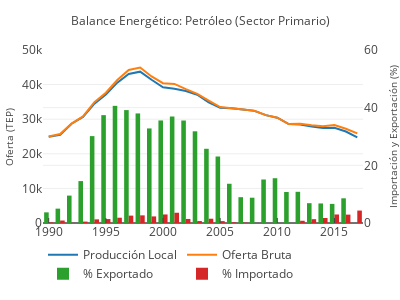

Notebook code cell kept with this figure:
### Markdown cell above
## Producción primaria

### Code cell
produccion_local_pet = go.Scatter(
    x=df_primaria.query('producto == "Petroleo"').anio,
    y=df_primaria.query('producto == "Petroleo"').produccion_local,
    name='Producción Local'
)

oferta_bruta_pet = go.Scatter(
    x=df_primaria.query('producto == "Petroleo"').anio,
    y=df_primaria.query('producto == "Petroleo"').oferta_bruta,
    name='Oferta Bruta'
)

importado_pet = go.Bar(
    x=df_primaria.query('producto == "Petroleo"').anio,
    y=df_primaria.query('producto == "Petroleo"').importado_pcnt,
    yaxis='y2',
    name='% Importado'
)

exportado_pet = go.Bar(
    x=df_primaria.query('producto == "Petroleo"').anio,
    y=df_primaria.query('producto == "Petroleo"').exportado_pcnt,
    yaxis='y2',
    name='% Exportado'
)

data = [produccion_local_pet,oferta_bruta_pet, exportado_pet,importado_pet]

layout = go.Layout(
    title='Balance Energético: Petróleo (Sector Primario)',
    yaxis=dict(
        title='Oferta (TEP)',
        range=[0, 45000],
    ),
    yaxis2=dict(
        title='Importación y Exportación (%)',
        overlaying='y',
        side='right',
        range=[0, 60]
    ),
    xaxis=dict(
        tickmode='linear',
        ticks='inside',
        tick0=1990,
        dtick=5
    ),
    legend=dict(orientation="h")
)
fig = go.Figure(data=data, layout=layout)

# configurar para que se vea bien en celulares
fig['layout'].update(height=300, width=400)
fig['layout']['margin'].update(l=25, r=25, b=50, t=50, pad=0)
fig['layout']['yaxis'].update(automargin=True, titlefont=dict(size=10))
fig['layout']['yaxis2'].update(automargin=True, titlefont=dict(size=10))
fig['layout']['yaxis'].update(range=[0,50000])
fig['layout']['title'].update(font=dict(size=12))

# visualizar localmente
iplot(fig, filename='balance-energetico-petroleo-primario')

# publicar
#py.iplot(fig, filename='balance-energetico-petroleo-primario', sharing='public')

### Figure 1 — Plotly figure (JSON) as saved in the notebook; plotly's stock layout.template omitted (floating-point values rounded to 4 significant figures)
{"data": [{"name": "Producción Local", "type": "scatter", "uid": "af5194f4-63a4-4199-ab88-d9543b89a7d5", "x": [2017, 2016, 2015, 2014, 2013, 2012, 2011, 2010, 2009, 2008, 2007, 2006, 2005, 2004, 2003, 2002, 2001, 2000, 1999, 1998, 1997, 1996, 1995, 1994, 1993, 1992, 1991, 1990], "y": [24770.0, 26440.0, 27500.0, 27480.0, 27890.0, 28450.0, 28580.0, 30440.0, 31180.0, 32410.0, 32770.0, 33150.0, 33300.0, 34870.0, 37070.0, 38170.0, 38780.0, 39210.0, 41390.0, 43740.0, 43080.0, 40560.0, 37150.0, 34490.0, 30660.0, 28700.0, 25470.0, 24920.0]}, {"name": "Oferta Bruta", "type": "scatter", "uid": "69c5d6d8-8033-4d09-90e6-cb4da55a9caf", "x": [2017, 2016, 2015, 2014, 2013, 2012, 2011, 2010, 2009, 2008, 2007, 2006, 2005, 2004, 2003, 2002, 2001, 2000, 1999, 1998, 1997, 1996, 1995, 1994, 1993, 1992, 1991, 1990], "y": [25880.0, 27230.0, 28330.0, 27970.0, 28260.0, 28670.0, 28580.0, 30440.0, 31180.0, 32410.0, 32810.0, 33230.0, 33520.0, 35400.0, 37320.0, 38710.0, 40210.0, 40410.0, 42360.0, 44930.0, 44210.0, 41310.0, 37660.0, 34930.0, 30810.0, 28710.0, 25690.0, 24970.0]}, {"name": "% Exportado", "type": "bar", "uid": "1c5fd6a3-6275-44bc-aafc-2b88db840cf7", "x": [2017, 2016, 2015, 2014, 2013, 2012, 2011, 2010, 2009, 2008, 2007, 2006, 2005, 2004, 2003, 2002, 2001, 2000, 1999, 1998, 1997, 1996, 1995, 1994, 1993, 1992, 1991, 1990], "y": [0, 8.564, 6.628, 6.785, 6.875, 10.82, 10.75, 15.53, 15.09, 8.771, 8.953, 13.61, 23.06, 25.74, 31.8, 35.55, 36.93, 35.56, 32.8, 38.0, 39.16, 40.63, 37.41, 30.13, 14.54, 9.505, 4.981, 3.693], "yaxis": "y2"}, {"name": "% Importado", "type": "bar", "uid": "03bc0ed0-7999-458a-ad8e-a24fcb5f75e3", "x": [2017, 2016, 2015, 2014, 2013, 2012, 2011, 2010, 2009, 2008, 2007, 2006, 2005, 2004, 2003, 2002, 2001, 2000, 1999, 1998, 1997, 1996, 1995, 1994, 1993, 1992, 1991, 1990], "y": [4.317, 2.903, 2.955, 1.744, 1.327, 0.7694, 0, 0, 0, 0.01337, 0.1232, 0.2399, 0.657, 1.484, 0.6796, 1.401, 3.555, 2.966, 2.284, 2.652, 2.561, 1.828, 1.37, 1.261, 0.4824, 0.03364, 0.857, 0.1889], "yaxis": "y2"}], "layout": {"height": 300, "legend": {"orientation": "h"}, "margin": {"b": 50, "l": 25, "pad": 0, "r": 25, "t": 50}, "title": {"font": {"size": 12}, "text": "Balance Energético: Petróleo (Sector Primario)"}, "width": 400, "xaxis": {"dtick": 5, "tick0": 1990, "tickmode": "linear", "ticks": "inside"}, "yaxis": {"automargin": true, "range": [0, 50000], "title": {"font": {"size": 10}, "text": "Oferta (TEP)"}}, "yaxis2": {"automargin": true, "overlaying": "y", "range": [0, 60], "side": "right", "title": {"font": {"size": 10}, "text": "Importación y Exportación (%)"}}}}
